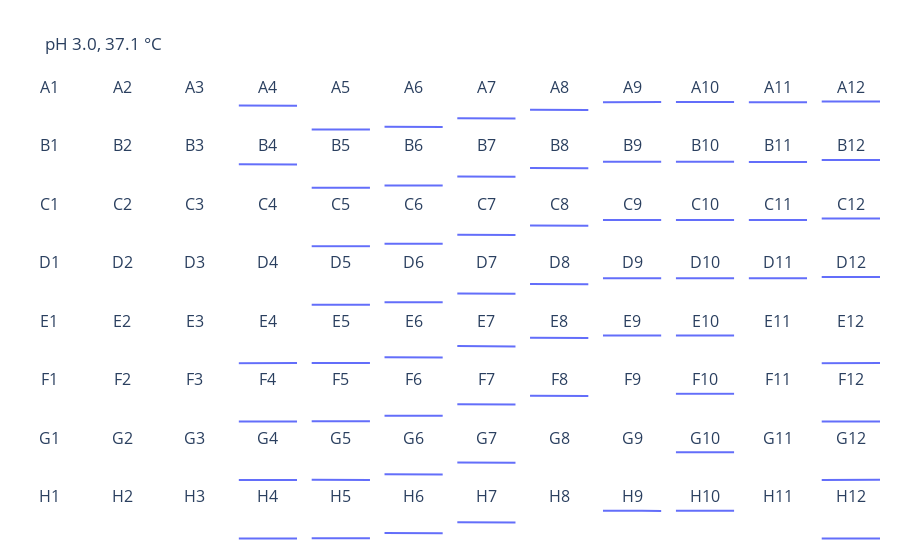

This figure's notebook cell:
### Markdown cell above
## Standard curve for ABTS radical

### Code cell
standard_plate = Plate.from_reader(
    reader=read_magellan,
    path="laccase_kinetics/abtscorrelation_rawdata.xlsx",
    ph=3,
    wavelength=420,
)

standard_plate.visualize(wavelengths=420, zoom=False)
